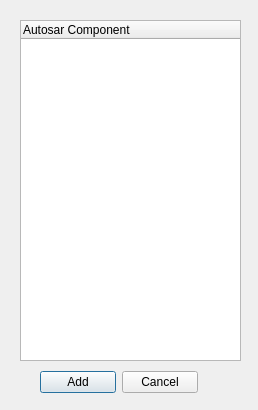
<?xml version="1.0" encoding="UTF-8"?>
<ui version="4.0">
 <class>DlgArAdd</class>
 <widget class="QDialog" name="DlgArAdd">
  <property name="geometry">
   <rect>
    <x>0</x>
    <y>0</y>
    <width>258</width>
    <height>410</height>
   </rect>
  </property>
  <property name="windowTitle">
   <string>Add Autosar Component</string>
  </property>
  <widget class="QTreeWidget" name="trArCom">
   <property name="geometry">
    <rect>
     <x>20</x>
     <y>20</y>
     <width>221</width>
     <height>341</height>
    </rect>
   </property>
   <column>
    <property name="text">
     <string>Autosar Component</string>
    </property>
   </column>
  </widget>
  <widget class="QWidget" name="layoutWidget">
   <property name="geometry">
    <rect>
     <x>40</x>
     <y>370</y>
     <width>158</width>
     <height>25</height>
    </rect>
   </property>
   <layout class="QHBoxLayout" name="horizontalLayout">
    <item>
     <widget class="QPushButton" name="btnAdd">
      <property name="text">
       <string>Add</string>
      </property>
     </widget>
    </item>
    <item>
     <widget class="QPushButton" name="btnCancel">
      <property name="text">
       <string>Cancel</string>
      </property>
     </widget>
    </item>
   </layout>
  </widget>
 </widget>
 <resources/>
 <connections/>
</ui>
